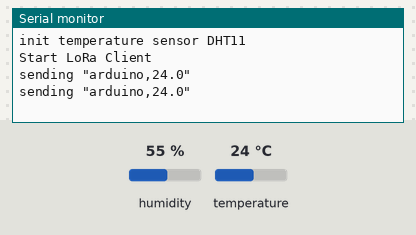
A sketch run on a simulated Arduino Uno, built with avr-gcc and run on an emulated ATmega328P. On the bench: the last lines printed to the serial monitor. Wiring (inferred from the names in the program): DHT11 sensor: data A0. The test bench sets the inputs (shaded band); at power-on: temperature 24 °C, humidity 55 %. No radio packets arrive unless stated.

Above: at 2.9 s.
3.0 s: temperature set to 12 °C
At 5.1 s:
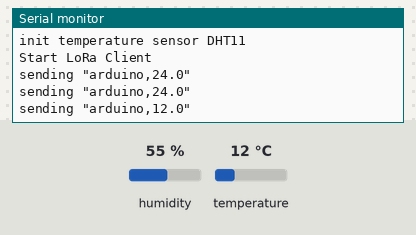
5.8 s: temperature set to 19 °C
At 7.7 s:
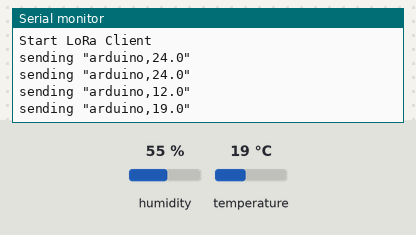
Timing chart, 0 to 9.2 s (numbered marks = the images above; inputs shaded):
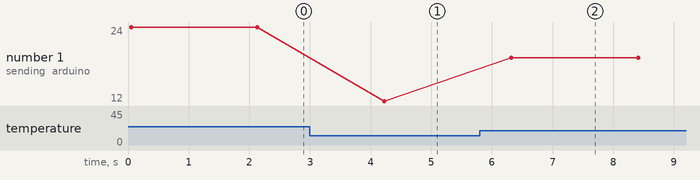

The sketch:

TemperatureSensorEmulator.ino
```cpp
#include <SPI.h>
#include <RH_RF95.h>

#define SENSOR_ID                     "arduino"

#define DATA_PIN                      A0
#define SENSOR_DOES_NOT_SET_PIN_LOW   1
#define SENSOR_DOES_NOT_SET_PIN_HIGH  2
#define INVALID_CHECKSUM              3
#define OK                            0
#define FREQUENCY                     433.1

RH_RF95 rf95;
char    rawSensorData[5];

void assertOk(bool ok, char* message) {
  if (!ok) {
    Serial.println(message);
  }
}

void initTemperatureSensor()
{
  pinMode(DATA_PIN,OUTPUT);
  digitalWrite(DATA_PIN,HIGH);
}

int ReadSensorValues()
{
    byte dataPinValue;
    byte i;

    pinMode(DATA_PIN,OUTPUT);
    digitalWrite(DATA_PIN,LOW);
    delay(30);
    digitalWrite(DATA_PIN,HIGH);

    unsigned long start = micros();
    unsigned long end   = start + 40;

    pinMode(DATA_PIN,INPUT);
    dataPinValue = digitalRead(DATA_PIN);
    while ((dataPinValue == 1) && (micros() < end)) {
      dataPinValue = digitalRead(DATA_PIN);
    }

    if(dataPinValue != 0) {
      return SENSOR_DOES_NOT_SET_PIN_LOW;
    }

    start = micros();
    end   = start + 80;

    dataPinValue = digitalRead(DATA_PIN);
    while ((dataPinValue == 0) && (micros() < end)) {
      dataPinValue = digitalRead(DATA_PIN);
    }

    if(dataPinValue == 0) {
      return SENSOR_DOES_NOT_SET_PIN_HIGH;
    }

    delayMicroseconds(80);

    for (i=0; i<5; i++) {
      rawSensorData[i] = readByte();
    }

    byte dht_check_sum = rawSensorData[0] + rawSensorData[1] + rawSensorData[2] + rawSensorData[3];
    return (rawSensorData[4] == dht_check_sum) ? OK : INVALID_CHECKSUM;
};

byte readByte(){
  byte i = 0;
  byte result=0;
  for(i=0; i< 8; i++) {
    while(digitalRead(DATA_PIN) == HIGH);
    while(digitalRead(DATA_PIN) == LOW);
    delayMicroseconds(40);
    if (digitalRead(DATA_PIN) == HIGH) {
      result |= 1 << (7 - i);
    }
  }
  return result;
}

void setup()
{
  Serial.begin(9600);
  Serial.println("init temperature sensor DHT11");
  initTemperatureSensor();
  Serial.println("Start LoRa Client");
  if (!rf95.init())
    Serial.println("init failed");
  rf95.setFrequency(FREQUENCY);
  rf95.setTxPower(13);
  rf95.setSpreadingFactor(7);
  rf95.setSignalBandwidth(125000);
  rf95.setCodingRate4(5);
}

void loop()
{
  int status = ReadSensorValues();

  if (status == OK) {
    char format[] = "%s,%d.%d";
    int messageLength = snprintf(NULL, 0, format, SENSOR_ID, rawSensorData[2], rawSensorData[3]) + 1;
    char message[messageLength];
    sprintf(message, format, SENSOR_ID, rawSensorData[2], rawSensorData[3]);
    message[messageLength - 1] = 0;
    Serial.print("sending \"");
    Serial.print(message);
    Serial.println("\"");
    assertOk(rf95.send(message, strlen(message)), "ERROR: rf95.send failed");
    assertOk(rf95.waitPacketSent(), "ERROR: rf95.waitPacketSent failed");
  } else {
    Serial.print("Failed to read sensor values (status = ");
    Serial.print(status);
    Serial.println(")");
  }

  delay(2000);
}
```

Measured:
- after the input at 3.0 s, the serial monitor: prints a new line after 1.2 s (image 1)
- after the input at 5.8 s, the serial monitor: prints a new line after 0.52 s (image 2)
- plotted number 1: 24 → 12 after the input at 3.0 s, 12 → 19 after the input at 5.8 s
